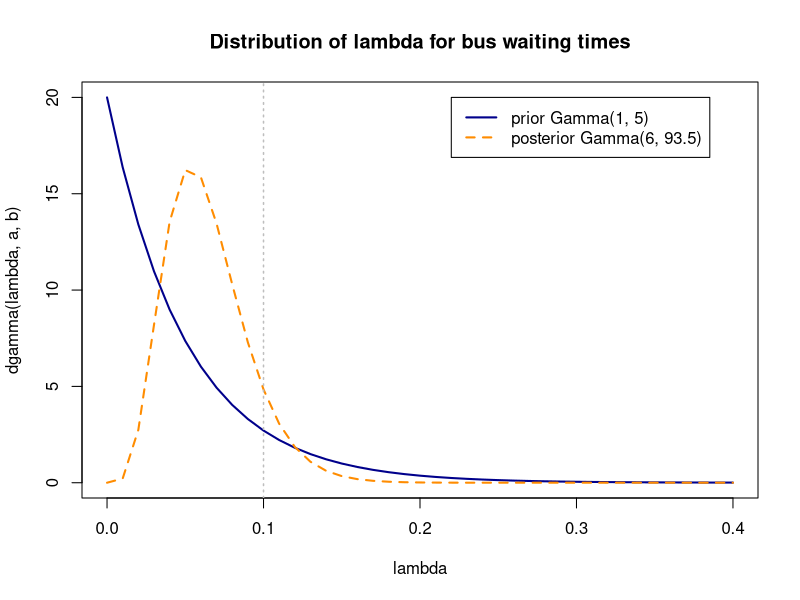
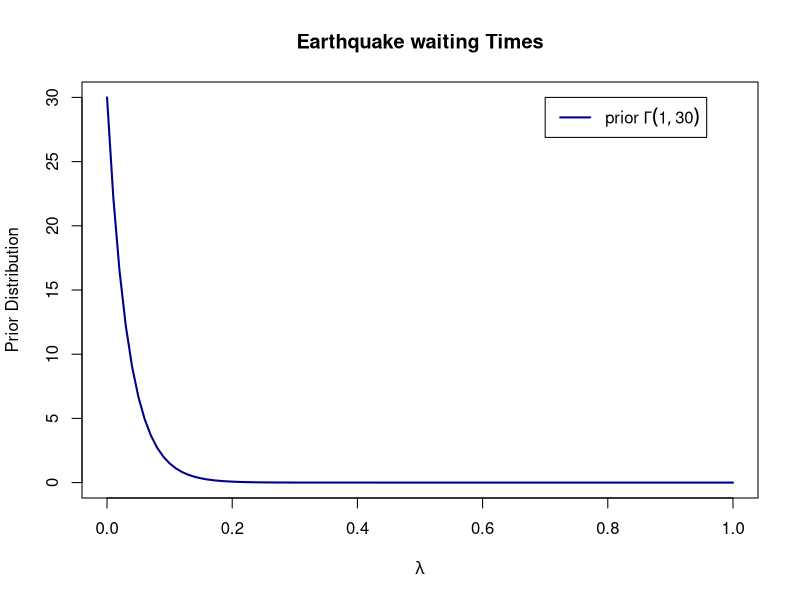
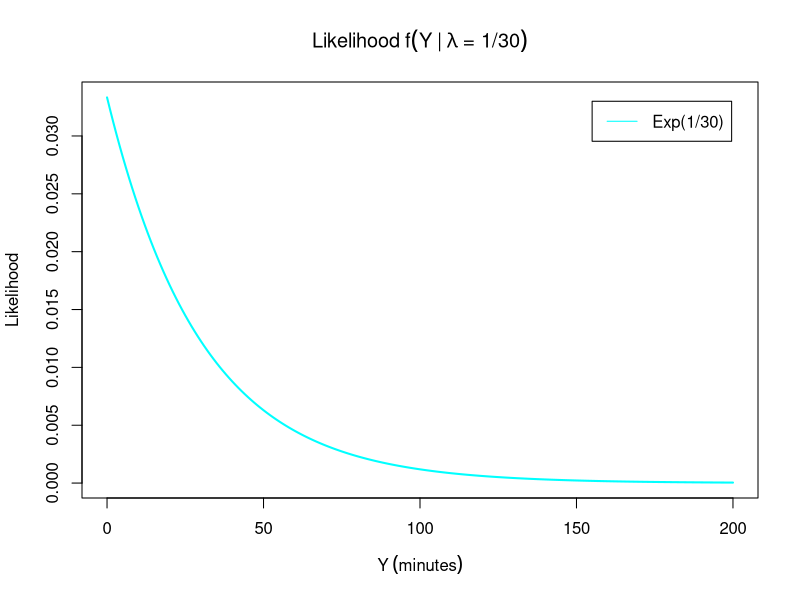
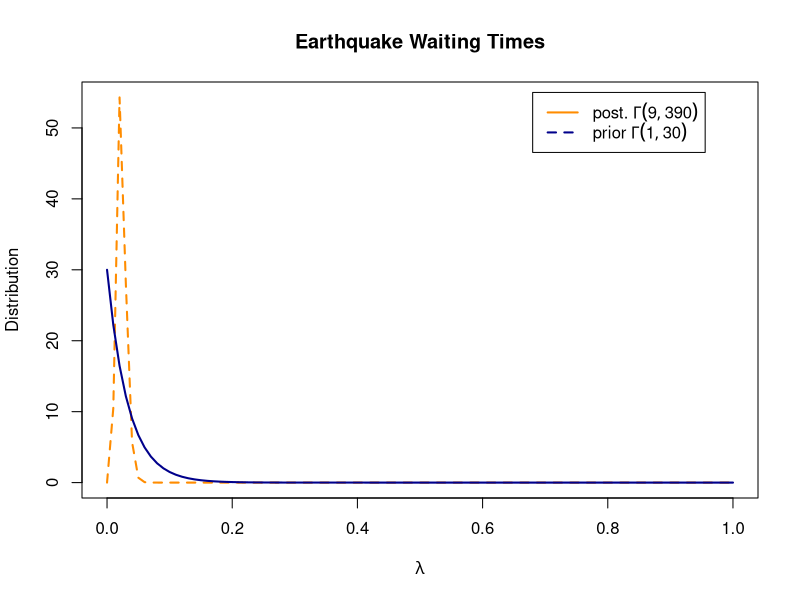
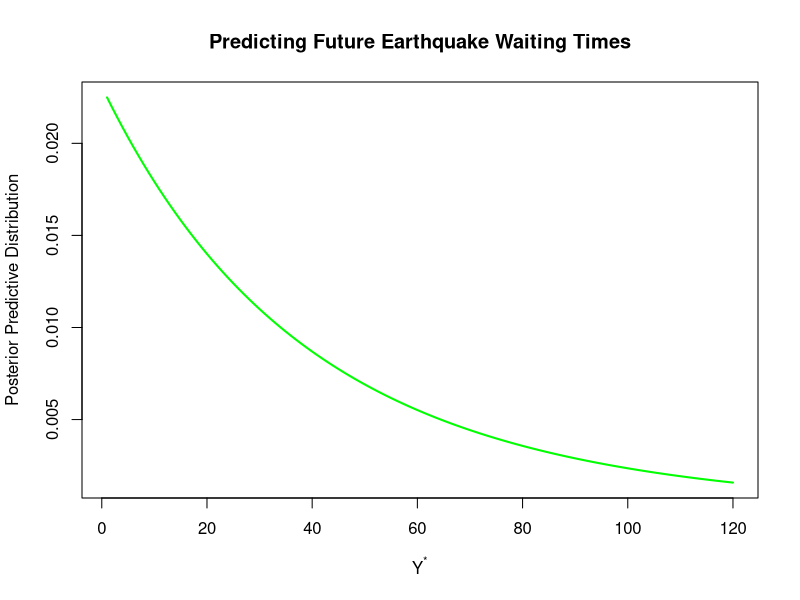

Write the R code that produced these figures, in order.
## ---- chunk 1
a = 1/16
prior.mean = 1/20

b = a/prior.mean
b

## ---- chunk 2
a = 1
b = 20
Y = c(12, 15, 8, 13.5, 25)
n = length(Y)

a.post = a + n
a.post
b.post = b + sum(Y)
b.post

posterior.mean = a.post / b.post
round(posterior.mean, 2)
## ---- chunk 3
lambda = 1/10
p.lambda = pgamma(lambda, a.post, b.post)
round(p.lambda, 2)
## ---- chunk 4
lambda = seq(0, 0.4, .01)

plot(lambda, dgamma(lambda, a, b), type='l', lty=1, lwd=2, col='darkblue')
lines(lambda, dgamma(lambda, a.post, b.post), col='darkorange', lty=2, lwd=2)
title("Distribution of lambda for bus waiting times")
legend(0.22, 20, legend = c("prior Gamma(1, 5)", "posterior Gamma(6, 93.5)"), col=c("darkblue", "darkorange"), lty=c(1, 2), lwd=2)
abline(v=0.1, col="grey", lty=3, lwd=1.5)

## ---- chunk 5
a = 1
b = 30
lambda = seq(0, 1, .01)
curve(dgamma(x, shape = a, rate = b), lty=1, lwd=2, col='darkblue',
      xlab = expression(lambda), ylab = "Prior Distribution",
      main = "Earthquake waiting Times")

legend_labels = c(expression(prior ~ Gamma(1, 30)))

legend(0.7, 30, legend = legend_labels, col=c("darkblue"), lty=c(1, 2), lwd=2)
## ---- chunk 6
X = seq(0, 200, 1)
plot(X,
     dexp(X, rate = 1/30),
     type='l', lty=1, lwd=2, col="cyan",
     xlab = expression(Y ~ (minutes)), ylab = "Likelihood",
     main = expression(Likelihood ~ f(Y ~"|"~ lambda ~ "= 1/30"))
     )
legend(155, 0.033, legend = "Exp(1/30)", col = "cyan", lty=1)

## ---- chunk 7
Y = c(16, 8, 114, 60, 4, 23, 30, 105)
Y
## ---- chunk 8
a.post = a + length(Y)
a.post
## ---- chunk 9
b.post = b + sum(Y)
b.post
## ---- chunk 10
qgamma(p =.975, shape=a.post, rate=b.post)
## ---- chunk 11
lambda = seq(0, 01, 0.01)
plot(lambda, dgamma(lambda, shape = a.post, rate = b.post), type = "l", lty=2, lwd=2, col='darkorange',
      xlab = expression(lambda), ylab = "Distribution",
      main = "Earthquake Waiting Times")

lines(lambda, dgamma(lambda, shape = a, rate = b), lty=1, lwd=2, col='darkblue')

legend_labels = c(expression(post. ~ Gamma(9, 390)),
                  expression(prior ~ Gamma(1, 30)))

legend(0.68, 55, legend = legend_labels, col=c("darkorange", "darkblue"), lty=c(1, 2), lwd=2)
## ---- chunk 12
post.pred.dist <- function(x, a, b){
  y = ((b^a) * a) / ((b + x)^(a+1))
  return(y)
}

x = seq(1, 120)
plot(x, post.pred.dist(x, a.post, b.post), type='l', lty=1, lwd=2, col='green',
     xlab = expression(Y^"*"),  ylab = "Posterior Predictive Distribution",
     main = "Predicting Future Earthquake Waiting Times")

